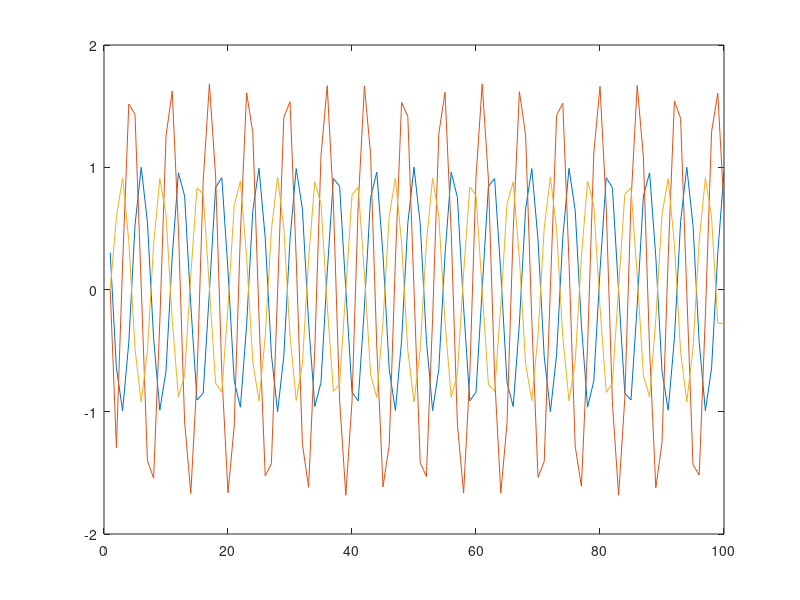

This chart was generated by the following MATLAB code:
% test

T = 100;
N = 100000;
h = 1; %T/N;
test = zeros(T,1);
dtest = zeros(T,1);
ddtest = zeros(T,1);

for i=1:T
    j = i - T/2;
   test(i) = cos(j);
end

for i=2:T-1
   dtest(i) = 1/h * (test(i+1) - test(i-1));
   ddtest(i) = 1/(h*h) * (test(i+1) - 2*test(i) + test(i-1));
end
dtest(T) = 1/h * (test(T) - test(T-1));
ddtest(T) = 1/(h*h) * (test(T) - 2*test(T-1) + test(T-2));

t = 1:T;
figure; plot(t,test,t,dtest,t,ddtest);